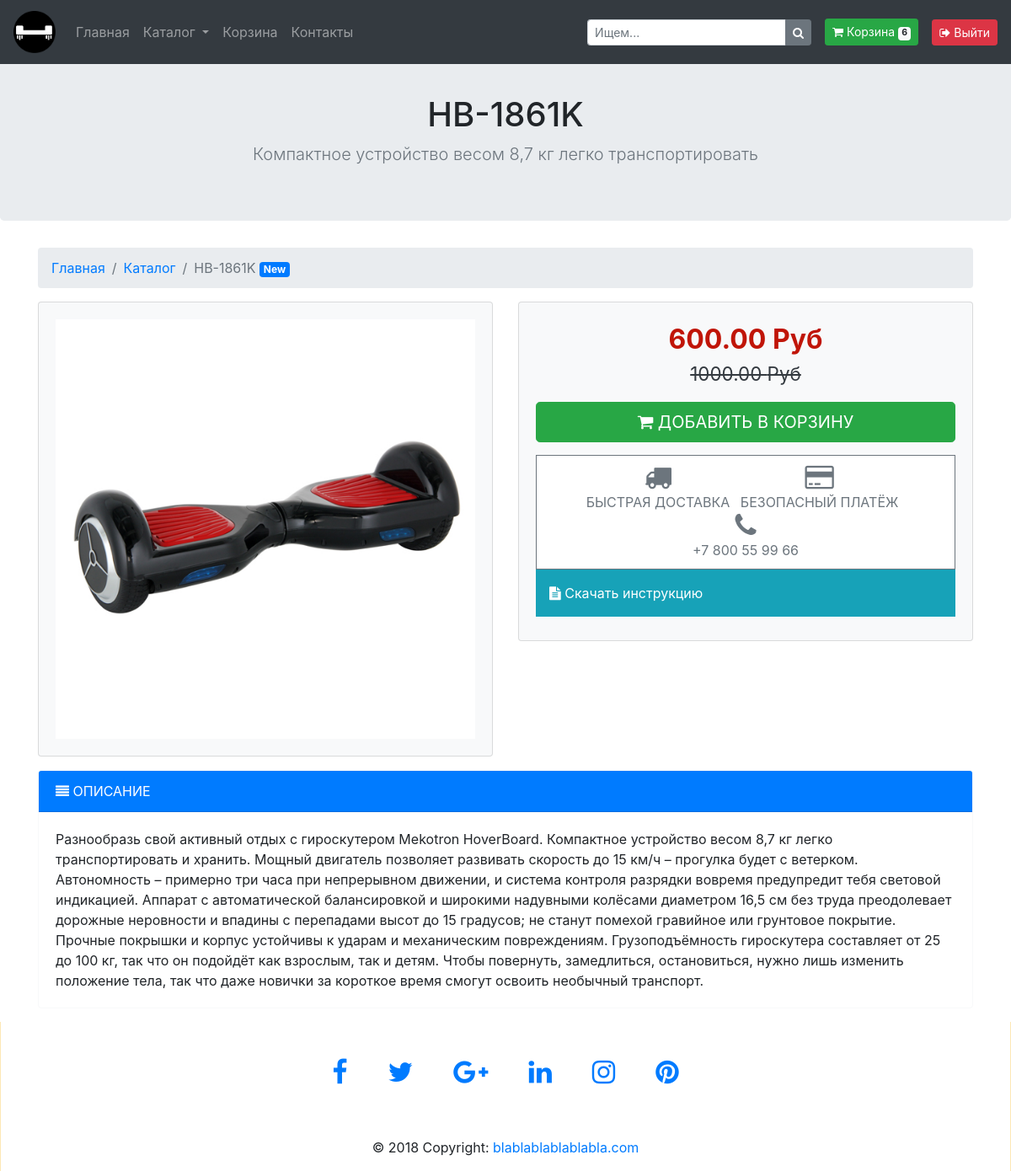
/catalogue/product/7/ (signed in), run on the app's committed database.
### basketapp/models.py (models this page shows)
class Basket(models.Model):
    product = models.ForeignKey(Catalogue, on_delete=models.CASCADE, related_name='basket')
    user = models.ForeignKey(settings.AUTH_USER_MODEL, on_delete=models.CASCADE)
    quantity = models.PositiveIntegerField(verbose_name='количество', default=0)
    add_datetime = models.DateTimeField(verbose_name='время', auto_now_add=True)
    def _get_total_quantity(self):
        _items = Basket.objects.filter(user=self.user)
        return sum(list(map(lambda x: x.quantity, _items)))
    def _get_total_price(self, old=False):
        _items = Basket.objects.filter(user=self.user)
        if old:
            _total_price = sum(list(map(lambda x: x.product.old_price * x.quantity, _items)))
        else:
            _total_price = sum(list(map(lambda x: x.product.price * x.quantity, _items)))
        return _total_price
    def _get_total_old_price(self):
        temp = self._get_total_price(old=True)
        if not temp:
            temp = self._get_total_price()
        return temp
    total_quantity = property(_get_total_quantity)
    total_price = property(_get_total_price)
    total_old_price = property(_get_total_old_price)

### authapp/models.py (models this page shows)
class ShopUser(AbstractUser):
    profile_pic = models.ImageField(verbose_name='изображение профиля', upload_to='profiles_pic', blank=True)
    age = models.PositiveSmallIntegerField(verbose_name='возраст')

### mainapp/models.py (models this page shows, shortened)
class Catalogue(models.Model):
    category = models.ForeignKey(ProductCategory, on_delete=models.CASCADE)
    name = models.CharField(verbose_name="Название продукта", max_length=200, unique=True)
    image = models.ImageField(verbose_name="Изображение продукта", upload_to='products_images', blank=True)
    short_desc = models.CharField(verbose_name="Краткое описание", max_length=60, blank=True)
    description = models.TextField(verbose_name="Детальное описание", blank=True)
    price = models.DecimalField(verbose_name="Текущая цена", max_digits=8, decimal_places=2, default=0)
    old_price = models.DecimalField(verbose_name="Старая цена", max_digits=8, decimal_places=2, default=0)
    sale = models.PositiveIntegerField(verbose_name="Скида", default=0)
    new_product = models.BooleanField(verbose_name="Новый товар", default=False)
    storage = models.PositiveIntegerField(verbose_name="Остатки на складе", default=0)

### mainapp/views.py (the view)
# urls.py: path('product/<int:product_id>/', product_detail, name='product_detail')
def product_detail(request, product_id=None):
    product_object = get_object_or_404(Catalogue, id=product_id)
    context = {
        'title': 'каталог',
        'product': product_object
    }
    context.update(get_cart(request))
    return render(request, 'mainapp/product.html', context)

### mainapp/views.py (called while the page is built)
def get_cart(request):
    cart = []
    if request.user.is_authenticated:
        cart = Basket.objects.filter(user=request.user)
    common_data.update({'cart': cart})
    return common_data

### mainapp/templates/mainapp/product.html (shortened to what this page needs)
{% extends 'mainapp/base.html' %}
{% load staticfiles %}
{% block mainsite %}
{% include 'mainapp/include/inc__navigation_menu.html/'%}
<br>
<br>
<section class="jumbotron text-center">
    <div class="container">
        <h1 class="jumbotron-heading">{{ product.name }}</h1>
        <p class="lead text-muted mb-0">{{ product.short_desc }}</p>
    </div>
</section>
<div class="container">
    <div class="row">
        <div class="col">
            <nav aria-label="breadcrumb">
                <ol class="breadcrumb">
                    <li class="breadcrumb-item"><a href="{% url 'index' %}">Главная</a></li>
                    <li class="breadcrumb-item"><a href="{% url 'catalogue:catalogue' %}">Каталог</a></li>
                    <li class="breadcrumb-item active" aria-current="page">{{ product.name }}
                        {% if product.new_product %}
                        <span class="badge badge-primary">
                            New
                        </span>
                        {% endif %}
                    </li>
                </ol>
            </nav>
        </div>
    </div>
</div>
<div class="container">
    <div class="row">
        <div class="col-12 col-lg-6">
            <div class="card bg-light mb-3">
                <div class="card-body">
                    <a href="/media/{{ product.image }}" target="_blank">
                        <img class="img-fluid" src="/media/{{ product.image }}"/>
                    </a>
                </div>
            </div>
        </div>
        <div class="col-12 col-lg-6 add_to_cart_block">
            <div class="card bg-light mb-3">
                <div class="card-body">
                    <p class="price">{{ product.price }} Руб</p>
                    {% if product.old_price > 0 %}
                    <p class="price_discounted">
                        {{ product.old_price }} Руб
                    </p>
                    {% endif %}
                    <a href="{% url 'basket:add' product.pk %}" class="btn btn-success btn-lg btn-block text-uppercase">
                        <i class="fa fa-shopping-cart"></i> Добавить в корзину
                    </a>
                    <div class="product_rassurance">
                        <ul class="list-inline">
                            <li class="list-inline-item"><i class="fa fa-truck fa-2x"></i><br/>Быстрая доставка</li>
                            <li class="list-inline-item"><i class="fa fa-credit-card fa-2x"></i><br/>Безопасный платёж
                            </li>
                            <li class="list-inline-item"><i class="fa fa-phone fa-2x"></i><br/>+7 800 55 99 66</li>
                        </ul>
                    </div>
                    <div class="datasheet p-3 mb-2 bg-info text-white">
                        <a href="" class="text-white"><i class="fa fa-file-text"></i> Скачать инструкцию</a>
                    </div>
                </div>
            </div>
        </div>
    </div>
    <div class="row">
        <div class="col-12">
            <div class="card border-light mb-3">
                <div class="card-header bg-primary text-white text-uppercase"><i class="fa fa-align-justify"></i>
                    Описание
                </div>
                <div class="card-body">
                    <p class="card-text">
                        {{ product.description }}
                    </p>
                </div>
            </div>
        </div>
    </div>
</div>
{% endblock %}

### mainapp/templates/mainapp/include/inc__navigation_menu.html (shortened to what this page needs)
{% load staticfiles %}
<nav class="navbar navbar-expand-md navbar-dark bg-dark nav_padding fixed-top">
    <a class="navbar-brand" href="{% url 'index' %}">
        <img src="{% static 'img/hover_board.png' %}" width="50" height="50" alt="">
    </a>
    <div class="collapse navbar-collapse" id="navbarNavAltMarkup">
        <div class="navbar-nav">
            <a class="nav-item nav-link {% if request.resolver_match.url_name == 'index'%} active {% endif %}"
               href="{% url 'index' %}">
                Главная
            </a>
            <li class="nav-item dropdown">
                <a class="nav-link dropdown-toggle
                        "
                   href="#" id="navbarDropdownMenuLink" data-toggle="dropdown"
                   aria-haspopup="true" aria-expanded="false">
                    Каталог
                </a>
            </li>
            <a class="nav-item nav-link {% if request.resolver_match.namespaces.0 == 'basket'%} active {% endif %}"
               href="{% url 'basket:main' %}">Корзина</a>
            <a class="nav-item nav-link {% if request.resolver_match.url_name == 'contacts'%} active {% endif %}"
               href="#">Контакты</a>
        </div>
    </div>
    <form class="form-inline my-2 my-lg-0">
        <div class="input-group input-group-sm">
            <input type="text" class="form-control" aria-label="Small" aria-describedby="inputGroup-sizing-sm"
                   placeholder="Ищем...">
            <div class="input-group-append">
                <button type="button" class="btn btn-secondary btn-number">
                    <i class="fa fa-search"></i>
                </button>
            </div>
        </div>
        <a class="btn btn-success btn-sm ml-3" href="{% url 'basket:main' %}">
            <i class="fa fa-shopping-cart"></i> Корзина
            <span class="badge badge-light">{% if cart %} {{ cart.0.total_quantity }} {% else %} 0 {% endif %}</span>
        </a>
        {% if user.is_authenticated %}
            <a class="btn btn-danger btn-sm ml-3" href="{% url 'auth:logout' %}">
                <i class="fa fa-sign-out"></i> Выйти
            </a>
        {% else %}
            <a class="btn btn-success btn-sm ml-3" href="{% url 'auth:auth' %}">
                <i class="fa fa-sign-in"></i> Войти
            </a>
        {% endif %}
    </form>
</nav>

### static/css/style.css (style rules this page uses)
body, html { height: 100%; }
.nav_padding { margin-bottom: 5rem; }
.add_to_cart_block .price { color: #c01508; text-align: center; font-weight: bold; font-size: 200%; margin-bottom: 0; }
.add_to_cart_block .price_discounted { color: #343a40; text-align: center; text-decoration: line-through; font-size: 140%; }
.product_rassurance { padding: 10px; margin-top: 15px; background: #ffffff; border: 1px solid #6c757d; color: #6c757d; }
.product_rassurance .list-inline { margin-bottom: 0; text-transform: uppercase; text-align: center; }

### data on the page
Basket: user+quantity "6"
Catalogue: name "HB-1861K", short_desc "Компактное устройство весом 8,7 кг легко транспортировать", image (picture), price "600.00", old_price "1000.00", description "Разнообразь свой активный отдых с гироскутером Mekotron HoverBoard. Компактное устройство весом 8,7 кг легко транспортировать и хранить. Мощный двигатель позволяет развивать скорость до 15 км/ч – прогулка будет с ветерком. Автономность – примерно три часа при непрерывном движении, и система контроля разрядки вовремя предупредит тебя световой индикацией. Аппарат с автоматической балансировкой и широкими надувными колёсами диаметром 16,5 см без труда преодолевает дорожные неровности и впадины с перепадами высот до 15 градусов; не станут помехой гравийное или грунтовое покрытие. Прочные покрышки и корпус устойчивы к ударам и механическим повреждениям. Грузоподъёмность гироскутера составляет от…"
